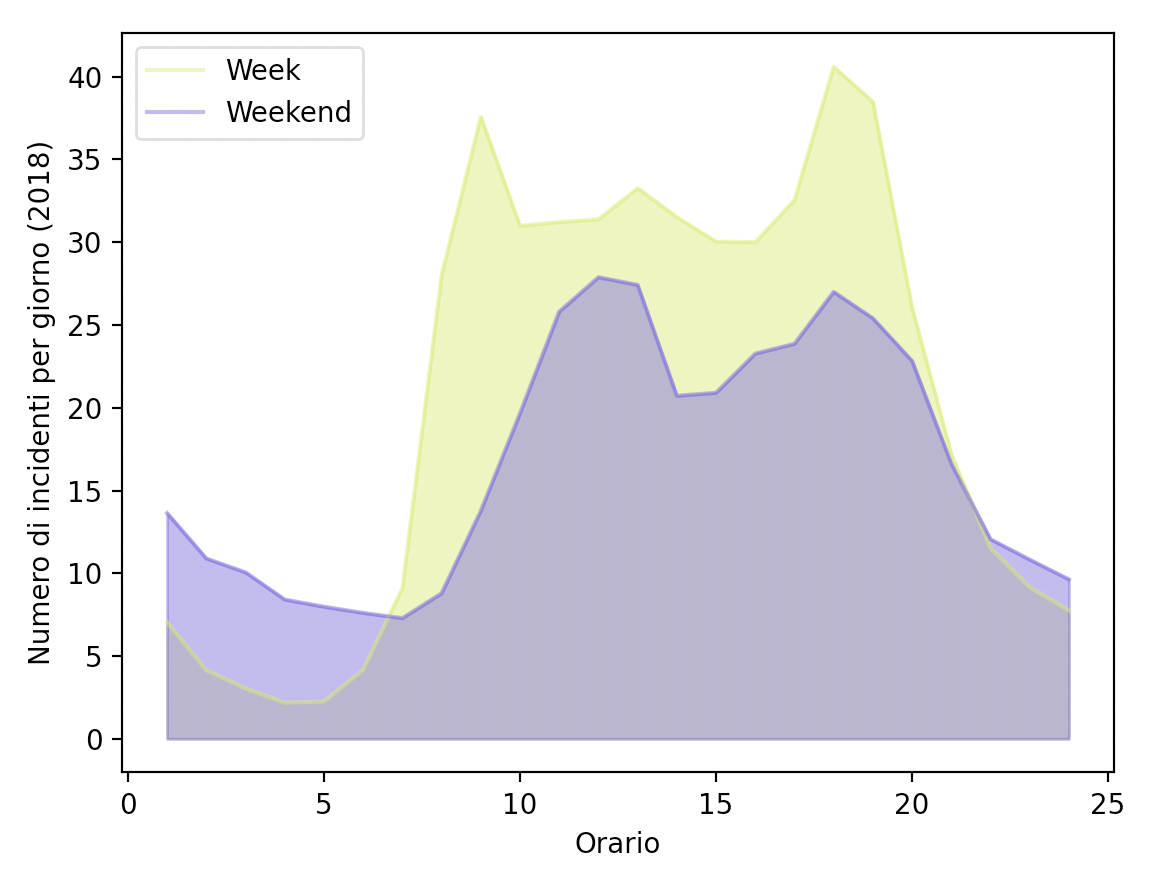

The script that drew this image:

import pandas as pd
import matplotlib.pyplot as plt

path = "dataset/incidenti/incidenti_2018.txt"

data = pd.read_csv(path, sep="\t")
data = data[data['Ora'] != 25]

ora_weekend = data[data['giorno'] > 5]['Ora'].value_counts().sort_index()
ora_week = data[data['giorno'] < 6]['Ora'].value_counts().sort_index()

ora_week /= 5 * 52
ora_weekend /= 2 * 52

ora_week.plot(color='#d5ef5f', alpha=0.5, label="Week")
ora_weekend.plot(color='#7057e0', alpha=0.5, label="Weekend")
plt.xlabel("Orario")
plt.ylabel("Numero di incidenti per giorno (2018)")
plt.legend()
plt.fill_between(ora_week.index, ora_week, color='#d5ef5f', alpha=0.5)
plt.fill_between(ora_weekend.index, ora_weekend, color='#7057e0', alpha=0.5)
plt.show()

print((ora_week[18] / ora_week.mean()) * 100 -100)
print((ora_weekend[18] / ora_weekend.mean()) * 100 -100)

# domenica = data[data['giorno_settimana'] == 6]['ora'].value_counts().sort_index()

# print((domenica[18] / domenica.mean()) * 100 -100)
